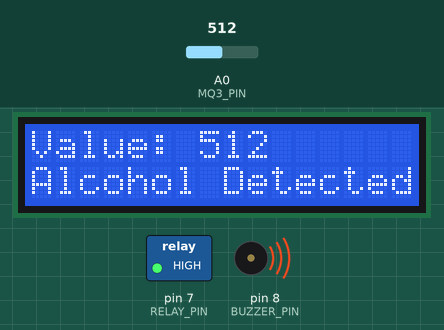
A sketch run on a simulated Arduino Uno, built with avr-gcc and run on an emulated ATmega328P. Shown: 16×2 character LCD, switched loads named in the sketch (green lamp = pin HIGH), buzzer (waves = sounding, pin HIGH). The inputs (shaded band) are chosen by the test bench; at power-on: A0 (MQ3_PIN) = 512.

Above: at 4.2 s.
4.3 s: A0 (MQ3_PIN) set to 486
At 6.1 s:
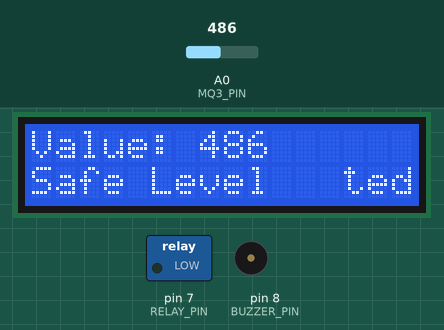
6.6 s: A0 (MQ3_PIN) set to 510
At 8.4 s:
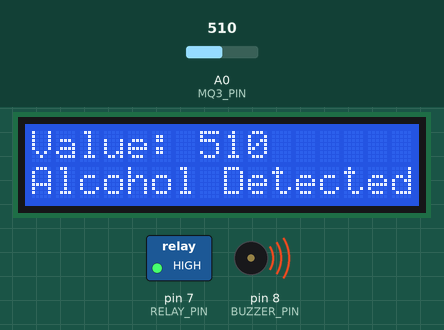
8.7 s: A0 (MQ3_PIN) set to 490
At 10.7 s:
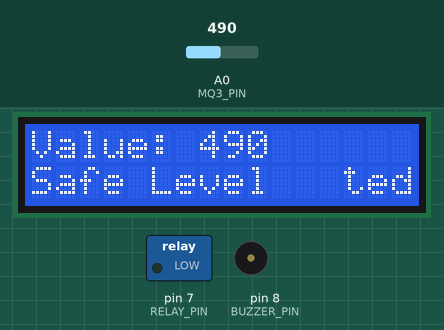
Timing chart, 0 to 12.2 s (numbered marks = the images above; inputs shaded):
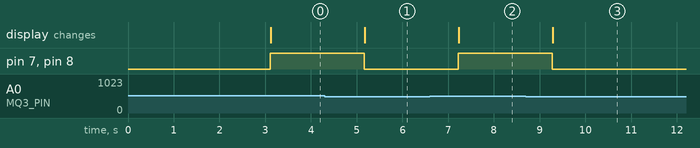

Measured:
- the behaviour switches between 501 and 500 on A0 (MQ3_PIN) (found by bisection; images 0 and 1)
- after the input at 4.3 s, pin 7 (RELAY_PIN), pin 8 (BUZZER_PIN): HIGH → LOW after 0.87 s; the display: changes after 0.88 s (image 1)
- after the input at 6.6 s, pin 7 (RELAY_PIN), pin 8 (BUZZER_PIN): LOW → HIGH after 0.62 s; the display: changes after 0.63 s (image 2)
- after the input at 8.7 s, pin 7 (RELAY_PIN), pin 8 (BUZZER_PIN): HIGH → LOW after 0.57 s; the display: changes after 0.59 s (image 3)

The sketch:

Alcohol_detector_with_car_and_hobby_gear_motor.ino
```cpp
 #include <Wire.h>
 #include <LiquidCrystal_I2C.h>


 //LCD I2C address (most common: 0x27)
 LiquidCrystal_I2C lcd(0x27, 16, 2);
 //Pin definitions
 #define MQ3_PIN A0
 #define RELAY_PIN 7
 #define BUZZER_PIN 8

 int sensorValue = 0;
 int threshold = 500; //Change after testing


 void setup() {
   // put your setup code here, to run once:
   pinMode(RELAY_PIN, OUTPUT);
   pinMode(BUZZER_PIN, OUTPUT);

   digitalWrite(RELAY_PIN, LOW);
   digitalWrite(BUZZER_PIN, LOW);

   lcd.init();
   lcd.backlight();

   lcd.setCursor(0, 0);
   lcd.print("Alcohol Detector");
   lcd.setCursor(0, 1);
   lcd.print("Warning Sensor");

   delay(3000);
   lcd.clear();

   }

void loop() {
  // put your main code here, to run repeatedly:
sensorValue = analogRead(MQ3_PIN);

lcd.setCursor(0, 0);
lcd.print("Value: ");
lcd.print(sensorValue);
lcd.print("   ");

if (sensorValue > threshold) {
  digitalWrite(RELAY_PIN, HIGH);
  digitalWrite(BUZZER_PIN, HIGH);

  lcd.setCursor(0, 1);
  lcd.print("Alcohol Detected");
}else{
digitalWrite(RELAY_PIN, LOW);
digitalWrite(BUZZER_PIN, LOW);

lcd.setCursor(0, 1);
lcd.print("Safe Level   ");
}

delay(1000);
}
```
